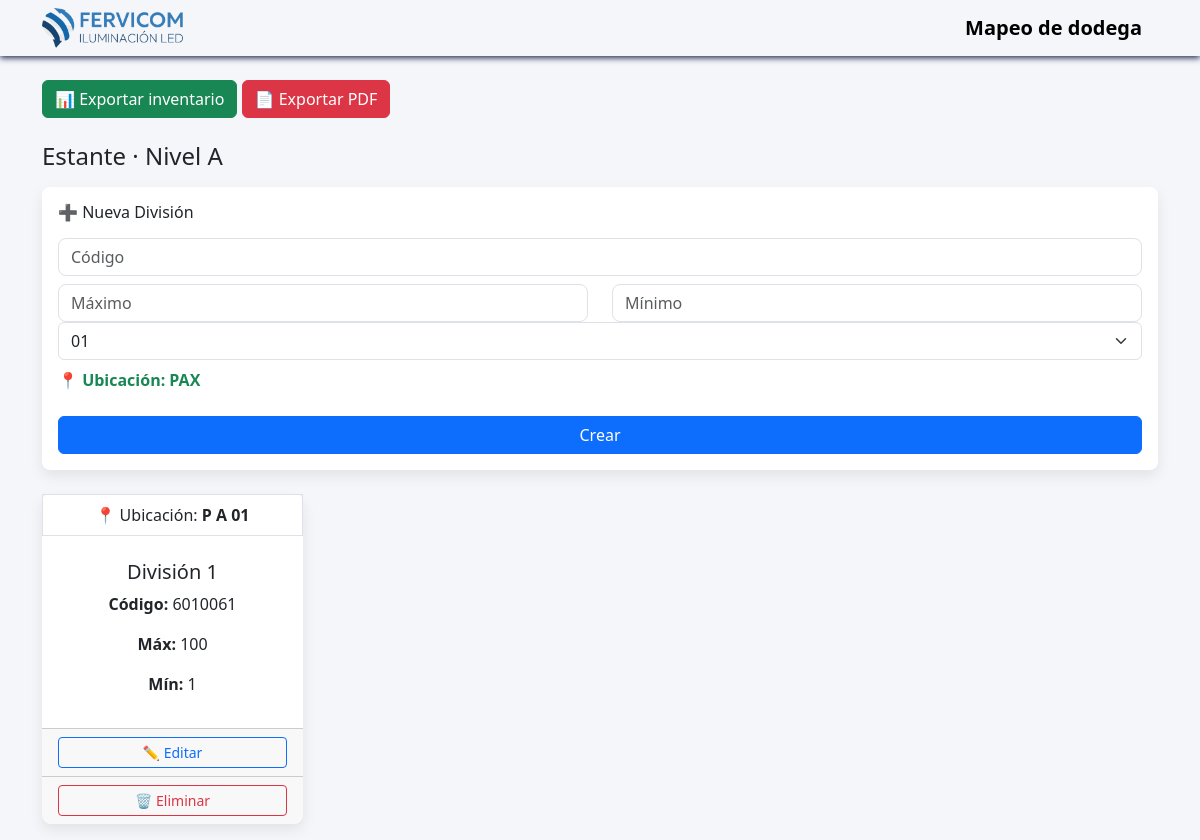
Page /entrepanos/1 on the committed database.
### models.py (models this page shows, shortened)
class Entrepano(db.Model):
    __tablename__ = "entrepanos"
    id = db.Column(db.Integer, primary_key=True)
    nivel = db.Column(db.String(2), nullable=False)
    estante_id = db.Column(
        db.Integer,
        db.ForeignKey("estante.id"),
        nullable=False
    )
    items = db.relationship(
        "Item",
        backref="entrepano",
        cascade="all, delete-orphan"
    )

class Item(db.Model):
    __tablename__ = "items"
    id = db.Column(db.Integer, primary_key=True)
    codigo = db.Column(db.String(7), nullable=False, unique=True)
    division = db.Column(db.Integer, nullable=False)
    maximo = db.Column(db.Integer, nullable=False)
    minimo = db.Column(db.Integer, nullable=False)
    entrepano_id = db.Column(
        db.Integer,
        db.ForeignKey("entrepanos.id"),
        nullable=False
    )

### app.py (the view)
@app.route("/entrepanos/<int:entrepano_id>", methods=["GET", "POST"])
def detalle_entrepano(entrepano_id):
    entrepano = Entrepano.query.get_or_404(entrepano_id)
    items = (
        Item.query
        .filter_by(entrepano_id=entrepano.id)
        .order_by(Item.division)
        .all()
    )
    return render_template(
    "detalle-entrepano.html",
    entrepano=entrepano,
    items=items
    )

### templates/detalle-entrepano.html (shortened to what this page needs)
{% extends "base.html" %}
{% block content %}
<h4 class="mb-3">
    Estante {{ entrepano.estante.numero }} · Nivel {{ entrepano.nivel }}
</h4>
<form method="POST" class="card p-3 mb-4" action="{{ url_for('crear_item', entrepano_id=entrepano.id) }}">
    <h6 class="mb-3">➕ Nueva División</h6>
    <input name="codigo"  type="text" maxlength="7" oninput="this.value = this.value.replace(/[^0-9]/g, '')" inputmode="numeric" class="form-control mb-2" placeholder="Código" required>
    <div class="row">
        <div class="col">
            <input name="maximo" type="number" class="form-control" placeholder="Máximo" required>
        </div>
        <div class="col">
            <input name="minimo" type="number" class="form-control" placeholder="Mínimo" required>
        </div>
    </div>
    <div>
    <select name="division" class="form-select" required>
    {% for i in range(1, 16) %}
        <option value="{{ i }}">{{ "%02d"|format(i) }}</option>
    {% endfor %}
    </select>
    </div>
    <p class="mt-2 ubicacion">
        📍 Ubicación: P{{ entrepano.estante.numero }}{{ entrepano.nivel }}X
    </p>
    <button class="btn btn-primary mt-2">Crear</button>
</form>
<div class="row">
{% for item in items %}
<div class="col-md-3 col-6 mb-3">
    <div class="card h-100 text-center">
        <div class="border p-2 mb-2 text-center">
            📍 Ubicación:
            <strong>
                P{{ item.entrepano.estante.numero }}
                {{ item.entrepano.nivel }}
                {{ "%02d"|format(item.division) }}
            </strong>
        </div>
        <div class="card-body">
            <h5>División {{ item.division }}</h5>
            <p><b>Código:</b> {{ item.codigo }}</p>
            <p><b>Máx:</b> {{ item.maximo }}</p>
            <p><b>Mín:</b> {{ item.minimo }}</p>
        </div>
        <div class="card-footer d-flex gap-1">
            <a href="{{ url_for('editar_item', item_id=item.id) }}"
               class="btn btn-sm btn-outline-primary w-100">
                ✏️ Editar
            </a>
        </div>
        <div class="card-footer d-flex gap-1">
            <form method="POST"
                  action="{{ url_for('eliminar_item', item_id=item.id) }}"
                  class="w-100">
                <button class="btn btn-sm btn-outline-danger w-100">
                    🗑️ Eliminar
                </button>
            </form>
        </div>
    </div>
</div>
{% else %}
<p class="text-muted">No hay items aún.</p>
{% endfor %}
</div>
{% endblock %}

### static/css/styles.css (style rules this page uses)
body { background-color: #f4f6f9; font-family: "Segoe UI", system-ui, sans-serif; }
.card { border-radius: 8px; border: none; box-shadow: 0 6px 14px rgba(0,0,0,.08); transition: transform .2s ease, box-shadow .2s ease; }
.btn { min-width: 110px; }
.btn-sm { min-width: 100%; }
.ubicacion { font-weight: 600; color: #198754; }
input, textarea { border-radius: 8px !important; }

### rows in the picture
Entrepano: nivel "A"
Item: entrepano.nivel "A", division "01", division "1", codigo "6010061", maximo "100", minimo "1"

### other values in the picture
form field division "01"
